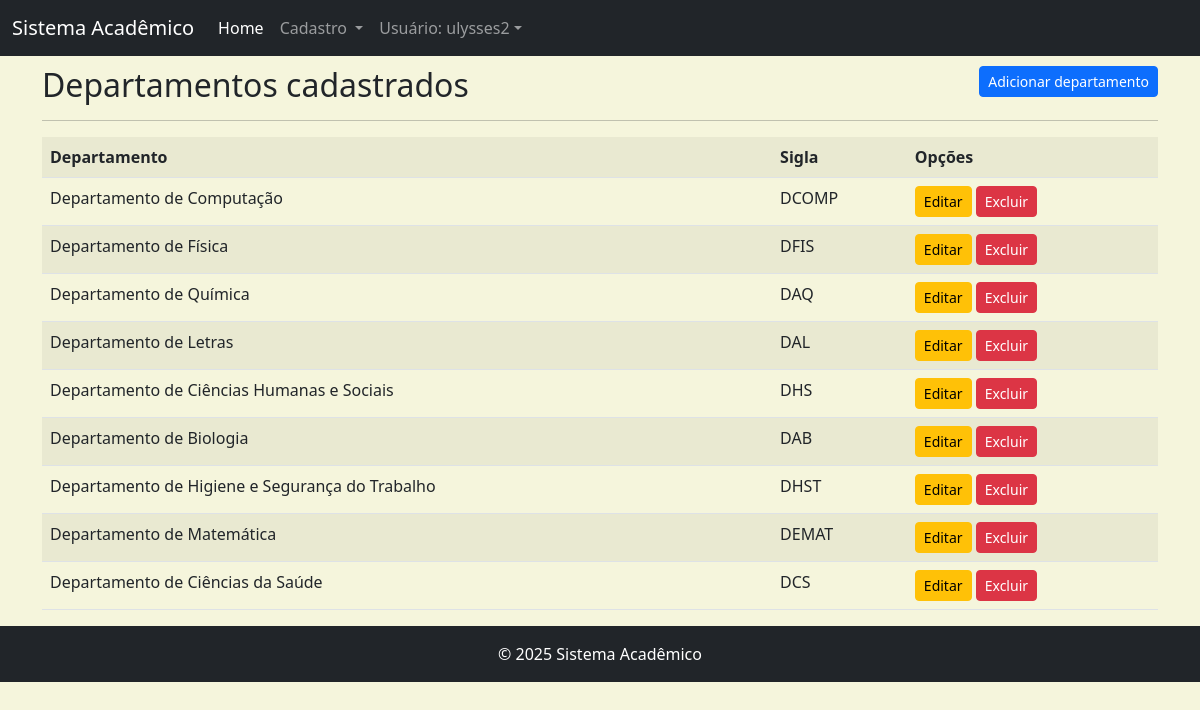
The page /listar/departamento/ (signed in) on the database as committed earlier.
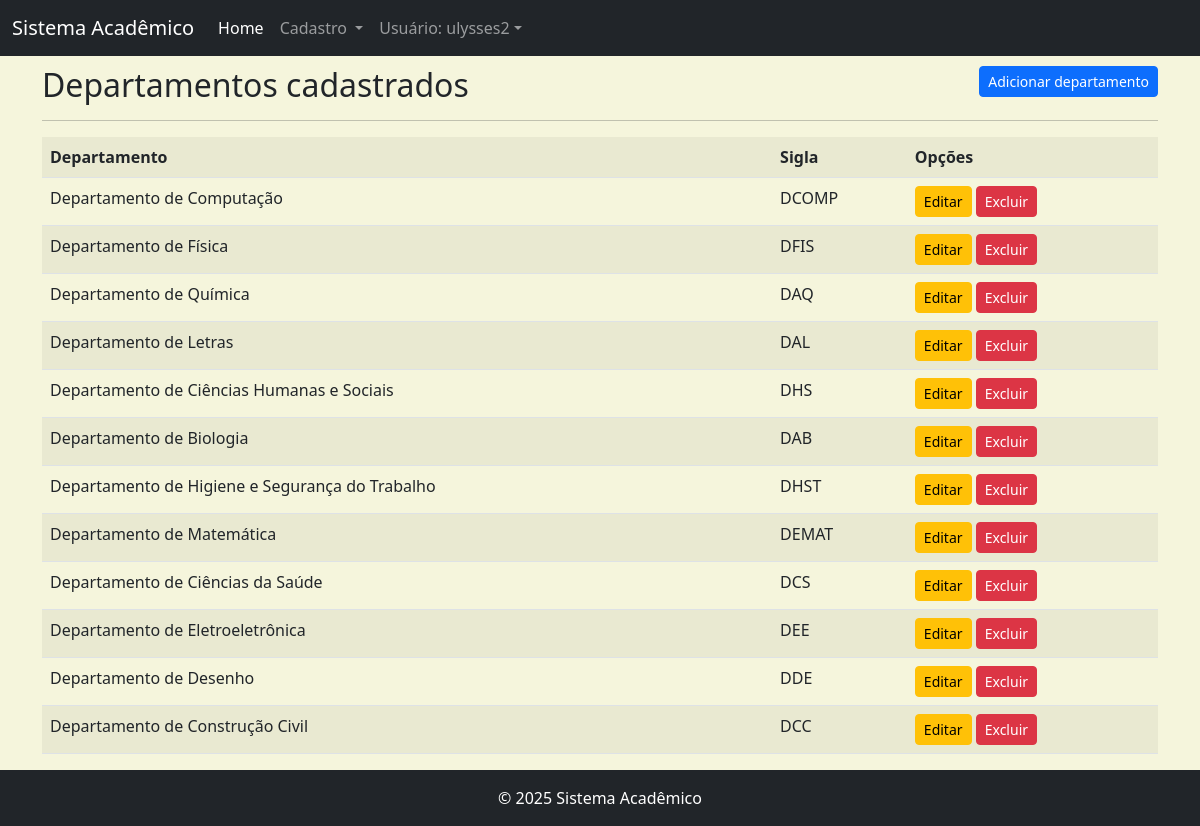
The same page on the database as committed later.
### cadastros/models.py (models this page shows, shortened)
class Departamento(models.Model):
    nome = models.CharField(max_length=50)
    sigla = models.CharField(max_length=5)

### cadastros/views.py (the view)
class DepartamentoList(LoginRequiredMixin, ListView):
    model = Departamento
    template_name = 'cadastros/lista/departamento.html'
    login_url = reverse_lazy('login')

### cadastros/templates/cadastros/lista/departamento.html (shortened to what this page needs)
{% extends 'paginas/base.html' %}
{% load static %}
{% block conteudo %}
<h2>Departamentos cadastrados
    <a href="{% url 'cadastrar-departamento' %}"
    class="btn btn-primary btn-sm float-end">
        Adicionar departamento
    </a>
</h2>
<hr>
<div class="table-responsive">
    <table class="table table-striped">
        <tr>
            <th>Departamento</th>
            <th>Sigla</th>
            <th>Opções</th>
        </tr>
        {% for departamento in object_list %}
        <tr>
            <td>{{ departamento.nome }}</td>
            <td>{{ departamento.sigla }}</td>
            <td>
                <a href="{% url 'editar-departamento' departamento.pk %}"
                class="btn btn-warning btn-sm" title="Editar">
                    Editar
                </a>
                <a href="{% url 'excluir-departamento' departamento.pk %}"
                class="btn btn-danger btn-sm" title="Excluir">Excluir</a>
            </td>
        </tr>
        {% empty %}
        <tr>
            <td colspan="3">
                Nenhum campo registro.
            </td>
        </tr>
        {% endfor %}
    </table>
</div>
{% endblock %}

Rows that differ between the two databases and show on the page:
added Departamento: nome "Departamento de Eletroeletrônica", sigla "DEE"
added Departamento: nome "Departamento de Desenho", sigla "DDE"
added Departamento: nome "Departamento de Construção Civil", sigla "DCC"
